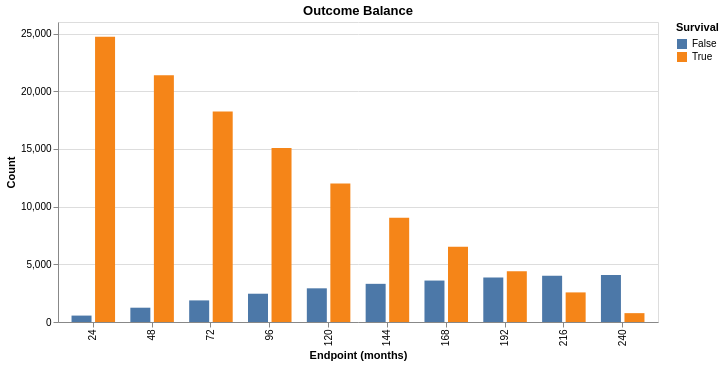

The code cell stored with this chart in its notebook:
### Markdown cell above
Let's explore a few survial endpoints and assess class balance

### Code cell
def outcome_balance(df):
  balance_df = pd.DataFrame(columns=['endpoint','True','False'])
  endpoints = np.linspace(24,12*20,10)
  for e in endpoints:
    df = get_months_survival(df,e)
    counts = df[f'{e}_month_survival'].value_counts()
    true, false = counts.get(1,0), counts.get(0,0)
    balance_df.loc[len(balance_df)] = [e,true,false]

  balance_df['True/False'] = balance_df['True']/balance_df['False']
  balance_melt = balance_df.melt(id_vars=['endpoint'],value_vars=['True','False'])

  chart = alt.Chart(balance_melt, title = 'Outcome Balance').mark_bar(width=20).encode(
    x=alt.X('endpoint:N',axis=alt.Axis(values=endpoints,title='Endpoint (months)')),
    xOffset='variable',
    y=alt.Y('value', title='Count'),
    color=alt.Color('variable',title='Survival')).properties(width=600)

  chart.show()
  #Save to file
  chart.save(f'{base_path}Figures/outcome_balance_{len(df)}.png')


  return balance_df

outcome_balance_df = outcome_balance(nhanes_ndi_df)
outcome_balance_df

### Figure 1 — Vega-Lite specification as saved in the notebook (floating-point values rounded to 4 significant figures)
{"config": {"view": {"continuousWidth": 300, "continuousHeight": 300}}, "data": {"name": "data-be481ed24eae35e1fd5337a053cb7cf1"}, "mark": {"type": "bar", "width": 20}, "encoding": {"color": {"field": "variable", "title": "Survival", "type": "nominal"}, "x": {"axis": {"title": "Endpoint (months)", "values": [24.0, 48.0, 72.0, 96.0, 120.0, 144.0, 168.0, 192.0, 216.0, 240.0]}, "field": "endpoint", "type": "nominal"}, "xOffset": {"field": "variable", "type": "nominal"}, "y": {"field": "value", "title": "Count", "type": "quantitative"}}, "title": "Outcome Balance", "width": 600, "$schema": "https://vega.github.io/schema/vega-lite/v5.20.1.json", "datasets": {"data-be481ed24eae35e1fd5337a053cb7cf1": [{"endpoint": 24.0, "variable": "True", "value": 24720.0}, {"endpoint": 48.0, "variable": "True", "value": 21390.0}, {"endpoint": 72.0, "variable": "True", "value": 18230.0}, {"endpoint": 96.0, "variable": "True", "value": 15080.0}, {"endpoint": 120.0, "variable": "True", "value": 12010.0}, {"endpoint": 144.0, "variable": "True", "value": 9038.0}, {"endpoint": 168.0, "variable": "True", "value": 6516.0}, {"endpoint": 192.0, "variable": "True", "value": 4395.0}, {"endpoint": 216.0, "variable": "True", "value": 2565.0}, {"endpoint": 240.0, "variable": "True", "value": 767.0}, {"endpoint": 24.0, "variable": "False", "value": 556.0}, {"endpoint": 48.0, "variable": "False", "value": 1239.0}, {"endpoint": 72.0, "variable": "False", "value": 1872.0}, {"endpoint": 96.0, "variable": "False", "value": 2451.0}, {"endpoint": 120.0, "variable": "False", "value": 2919.0}, {"endpoint": 144.0, "variable": "False", "value": 3308.0}, {"endpoint": 168.0, "variable": "False", "value": 3592.0}, {"endpoint": 192.0, "variable": "False", "value": 3861.0}, {"endpoint": 216.0, "variable": "False", "value": 4007.0}, {"endpoint": 240.0, "variable": "False", "value": 4082.0}]}}
